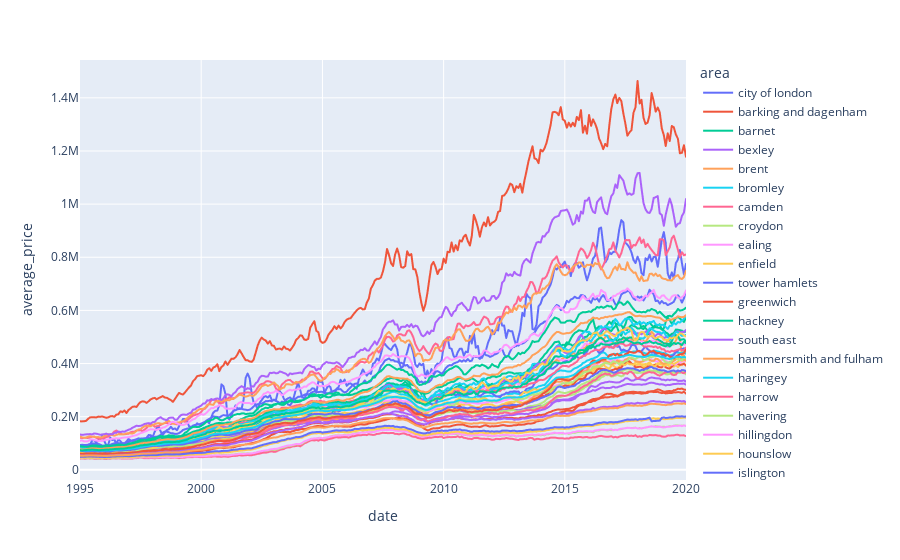
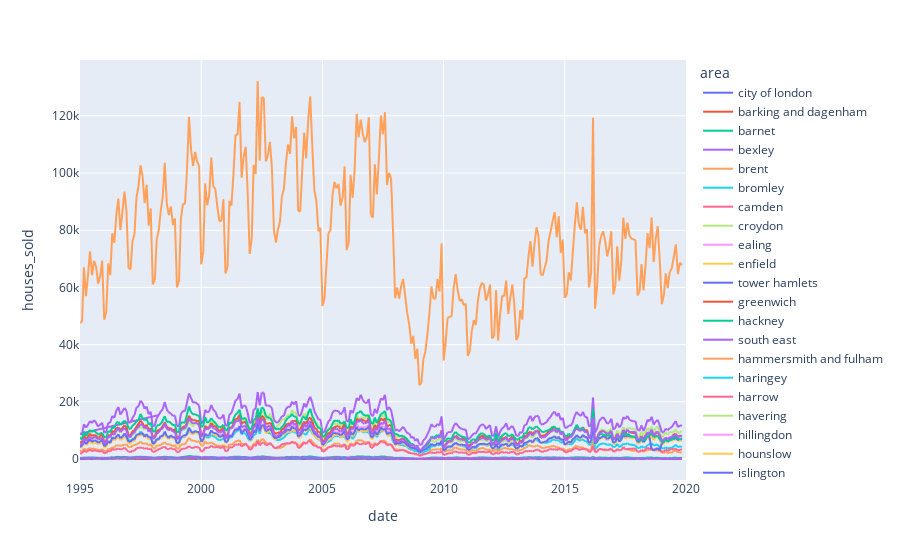
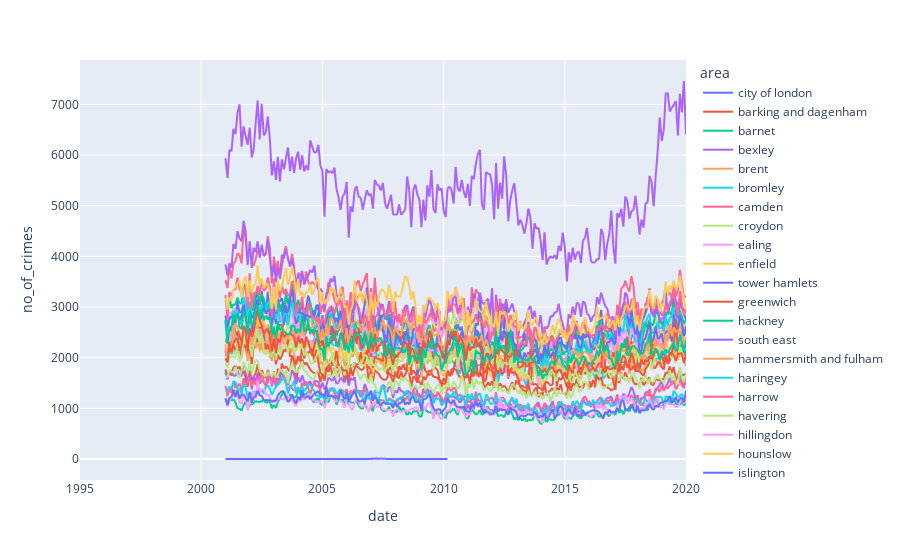

The code cell stored with these charts, in order, in its notebook:
### Markdown cell above
<h1>First Impressions</h1>
<h2>Monthy Data</h2>
<p>We'll do some plotting soon to verify this, but as the most important first check, it looks like the monthly data is indeed monthly. Judging from the fact that the first five rows increase in monthly increments but all have an area ID of "city of london", this table may be grouped first by area, then by time. It looks like some columns will need a bit of explaining and/or reorganizing, and others have huge variance or missing data.</p>
<h2>Yearly Data</h2>
<p>The yearly data looks a bit sloppier at first glance. We see a lot more missing values. The issue of huge variance in some columns is here as well, plus a few columns with suspect values. For example, life satisfaction only ranges from 7 to 8. If we do more advanced analyses on those numbers, they will need to be scaled.</p>
<p>Now let's investigate the data a little more closely by plotting the average housing price, number of houses sold, and number of crimes over time by area. These plotly figures can be interacted with by mousing over lines or double clicking on the legend.</p>

### Code cell
#Housing prices by month
temp_df = m_df[['date','area','average_price']]
fig = px.line(temp_df, x="date", y="average_price", color='area')
fig.show()

#houses sold
temp_df = m_df[['date','area','houses_sold']]
fig = px.line(temp_df, x="date", y="houses_sold", color='area')
fig.show()

#no. of crimes
temp_df = m_df[['date','area','no_of_crimes']]
fig = px.line(temp_df, x="date", y="no_of_crimes", color='area')
fig.show()
